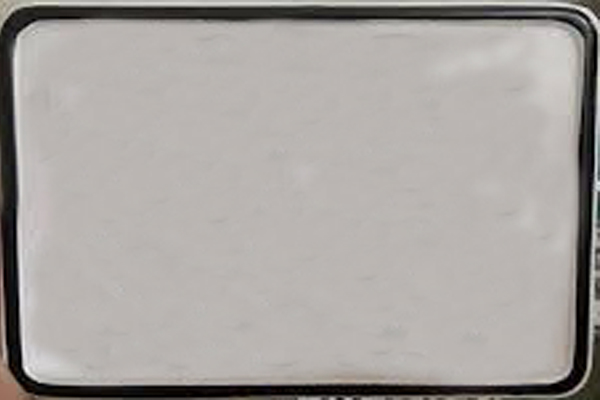
#> input picture background/square_1.jpg, 600 x 400 px; its folder holds only this picture in this run
$ python synthesis_plate.py   (older library calls are emulated)
#> lines starting #> are read from the running program, lines starting #| are printed output that depends on the picture; after the words box and inside, x2 and y2 are one past the last pixel; in counts of white or black regions, pixels touching at a corner belong together
### generate_image.py
from PIL import Image, ImageFont, ImageDraw
import numpy as np

# [18 lines left out: function generate_1lines_image, not called in this run]

def generate_2lines_images(template, bg = 'background/bg2.jpg', margin = 10, size = (480, 400)):
	font = ImageFont.truetype("MyFont-Regular_ver3.otf", 180)
	if type(bg).__name__ == 'str':
		im = Image.open(bg)
	else:
		im = bg
	im = Image.open(bg)
	im = im.resize(size)
	width, height = im.size
	draw = ImageDraw.Draw(im)
	line_1, line_2 = template.split('/')

	textsize1 = font.getsize(line_1)
	textX1 = int((width - textsize1[0]) / 2)
	textY1 = int((height/2 - textsize1[1]) / 2) + margin
	textsize2 = font.getsize(line_2)
	textX2 = int((width - textsize2[0]) / 2)
	textY2 = int(height/2 + (height/2 - textsize2[1]) / 2) - margin/2
	fill = tuple(np.random.randint(20, size=3))

	shadow = tuple(np.random.randint(200, 255, size=3))
	direction = tuple(np.random.randint(-3, 3, size=2))

	# Add drop shadow line 1
	draw.text((textX1 + direction[0], textY1 + direction[1]), line_1, font=font, fill=shadow)
	draw.text((textX1, textY1), line_1, font=font, fill=fill)

	# Add drop shadow line 2
	draw.text((textX2 + direction[0], textY2 + direction[1]), line_2, font=font, fill=shadow)
	draw.text((textX2, textY2), line_2, font=font, fill=fill)

	return im, (textsize1, textsize2)

### aug.py
import random
from PIL import Image
import cv2
import numpy as np

def augmention(img):
	rotate_angle = random.randint(-5, 5)
	if random.random() > 0.7:
		img = img.rotate(rotate_angle)

	if random.random() > 0.4:
		img = np.array(img)
		img = cv2.GaussianBlur(img, (5, 5), 0)
		img = Image.fromarray(img)

	return img

### utils.py
import numpy as np


def nms_fast(boxes, overlapThresh = 0.5):
    # if there are no boxes, return an empty list
    if len(boxes) == 0:
        return []
    boxes = np.array(boxes)
    # if the bounding boxes integers, convert them to floats --
    # this is important since we'll be doing a bunch of divisions
    if boxes.dtype.kind == "i":
        boxes = boxes.astype("float")

    # initialize the list of picked indexes
    pick = []

    # grab the coordinates of the bounding boxes
    x1 = boxes[:, 0]
    y1 = boxes[:, 1]
    x2 = boxes[:, 2]
    y2 = boxes[:, 3]
    area = np.multiply(x2-x1, y2-y1)

    # compute the area of the bounding boxes and sort the bounding
    # boxes by the bottom-right y-coordinate of the bounding box
    area = (x2 - x1 + 1) * (y2 - y1 + 1)
    idxs = np.argsort(area)

    # keep looping while some indexes still remain in the indexes
    # list
    while len(idxs) > 0:
        # grab the last index in the indexes list and add the
        # index value to the list of picked indexes
        last = len(idxs) - 1
        i = idxs[last]
        pick.append(i)

        # find the largest (x, y) coordinates for the start of
        # the bounding box and the smallest (x, y) coordinates
        # for the end of the bounding box
        xx1 = np.maximum(x1[i], x1[idxs[:last]])
        yy1 = np.maximum(y1[i], y1[idxs[:last]])
        xx2 = np.minimum(x2[i], x2[idxs[:last]])
        yy2 = np.minimum(y2[i], y2[idxs[:last]])

        # compute the width and height of the bounding box
        w = np.maximum(0, xx2 - xx1 + 1)
        h = np.maximum(0, yy2 - yy1 + 1)

        # compute the ratio of overlap
        overlap = (w * h) / area[idxs[:last]]

        # delete all indexes from the index list that have
        idxs = np.delete(idxs, np.concatenate(([last],
                                               np.where(overlap > overlapThresh)[0])))

    # return only the bounding boxes that were picked using the
    # integer data type
    return boxes[pick]

def format_boundingbox(boxes, width, height):
	# Convert from topleft bottomright to center, width, height
	w = boxes[:, 2] - boxes[:, 0]
	h = boxes[:, 3] - boxes[:, 1]
	x = (boxes[:, 0] + w/2)/width
	y = (boxes[:, 1] + h/2)/height
	w = w/width
	h = h/height
	x = x.reshape((len(x), 1))
	y = y.reshape((len(y), 1))
	w = w.reshape((len(w), 1))
	h = h.reshape((len(h), 1))
	boxes = np.concatenate([x, y, w, h], axis = 1)
	return boxes

### synthesis_plate.py
import cv2
import glob
import os
import random
from PIL import ImageFont, ImageDraw, Image
import numpy as np
import progressbar
import math
from generate_image import *
from utils import *
from aug import augmention

available_number = ['0', '1', '2', '3', '4', '5', '6', '7', '8', '9']
available_char = ['A', 'B', 'C', 'D', 'E', 'F', 'G', 'H', 'I', 'J', 'K', 'L', 'M', 'N', 'O', 'P', 'Q', 'R', 'S', 'T', 'U', 'V', 'W', 'X', 'Y', 'Z']
available_template = ['NN-CN/NNNN', 'NN-CN/NNN.NN', 'NNC/NNN.NN', 'NNC/NNNN', 'NNC-NNNN', 'NNC-NNN.NN']
available_square_bg = glob.glob('background/square*.jpg')
available_rec_bg = glob.glob('background/rec*.jpg')

total_template = len(available_template)
total_number = len(available_number)
total_char = len(available_char)

visual = False

data = open('classes.txt', 'r').read().strip().split('\n')
#> (reads classes.txt from the repository)
box_label = dict()
for i in range(len(data)):
	box_label[data[i]] = i

assert os.path.exists('classes.txt') == True, 'Not exists file classes.txt, try again !'

# [26 lines left out: functions generate_boundingbox, sort_boxes, not called in this run]

def segment_and_get_boxes(img, sample, textsize, margin = 3):
	if type(textsize[0]).__name__ == 'tuple':
		tmp = list(textsize).copy()
		textsize = list(tmp[0])
		textsize[0] = textsize[0] + tmp[1][0]
	else:
		textsize = list(textsize)
	height, width, _ = img.shape
	gray = cv2.cvtColor(img.copy(), cv2.COLOR_BGR2GRAY)
	_, thresh = cv2.threshold(gray, 127, 255, cv2.THRESH_BINARY_INV)
	_, contours, hier = cv2.findContours(thresh.copy(),cv2.RETR_TREE,cv2.CHAIN_APPROX_SIMPLE)
	list_box = []
	for i in range(len(contours)):
		x, y, w, h = cv2.boundingRect(contours[i])
		x += random.randint(-margin, 0)
		y += random.randint(-margin, 0)
		w += random.randint(0, 2*margin)
		h += random.randint(0, 2*margin)

		if h >= 0.95*textsize[1] and h <= 1.05*textsize[1]:
			list_box.append([x, y, (x+w), (y+h)])
	list_box = nms_fast(list_box)
	list_box = format_boundingbox(list_box, width, height)
	sorted_list_box = sort_boxes(list_box)
	return sorted_list_box


def generate_sample(template):
	count_numb = template.count('N')
	count_char = template.count('C')
	for i in range(count_numb):
		idx_numb = random.randint(0, total_number - 1)
		template = template.replace('N', available_number[idx_numb], 1)
	for i in range(count_char):
		idx_char = random.randint(0, total_char - 1)
		template = template.replace('C', available_char[idx_char], 1)
	return template

def generate_plate(template):
	if '/' in template:
		bg = available_square_bg[random.randint(0, len(available_square_bg) - 1)]
		return generate_2lines_images(template, bg)
	else:
		bg = available_rec_bg[random.randint(0, len(available_rec_bg) - 1)]
		return generate_1lines_image(template, bg)

# [23 lines left out: functions generate_yolo_label, visualize, not called in this run]

if __name__ == '__main__':
	import argparse

	parser = argparse.ArgumentParser(description='Vietnamese Synthesis License Plate.')

	parser.add_argument('--numb', default=1000,
	                   help='Total number of Synthesis images')

	parser.add_argument('--output_dir', default='output',
	                   help='Output directory')

	args = parser.parse_args()
	if not os.path.exists(args.output_dir):
		os.mkdir(args.output_dir)
	err = 0
	for i in progressbar.progressbar(range(int(args.numb))):
		try:
			filename = os.path.join(args.output_dir ,'syn_{}.jpg'.format(i))
			idx = random.randint(0, total_template - 1)
			template = available_template[idx]
			sample = generate_sample(template)
			img, textsize = generate_plate(sample)
#> in generate_2lines_images, im is the input picture: PIL image 600x400 RGB; mean R, G, B 168, 163.8, 160.5
#> in generate_2lines_images, `im = im.resize(size)`:
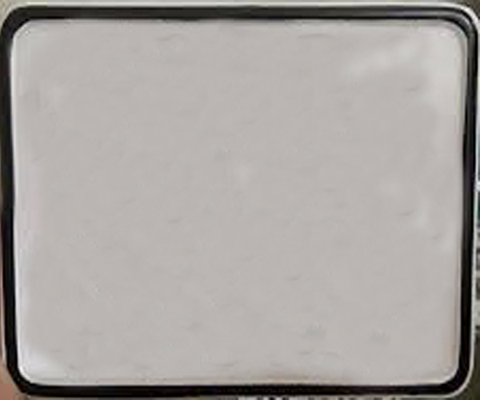
#> im: PIL image 480x400 RGB; mean R, G, B 168, 163.8, 160.5
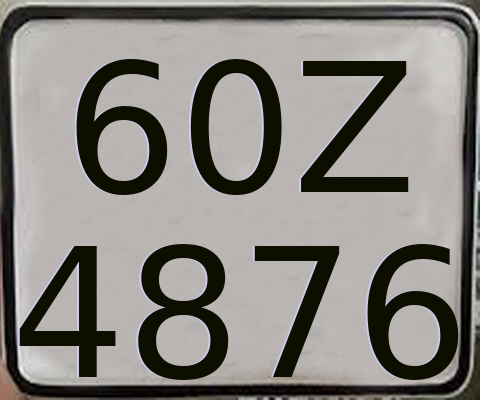
#> img: PIL image 480x400 RGB; mean R, G, B 136.1, 133.4, 128.5
#> textsize = ((352, 171), (458, 171))
			img = augmention(img)
#> in augmention, `img = cv2.GaussianBlur(img, (5, 5), 0)`:
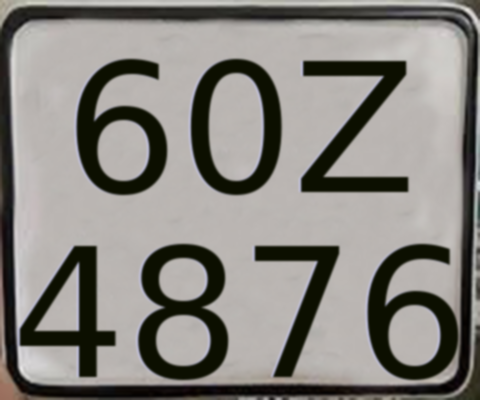
#> img: shape (400, 480, 3); mean of channels 0, 1, 2 136.1, 133.3, 128.5; drawn as R, G, B
			width, height = img.size
#> width = 480; height = 400
			boxes = segment_and_get_boxes(np.array(img), sample, textsize)
#> in segment_and_get_boxes, `tmp = list(textsize).copy()`: tmp = [(352, 171), (458, 171)]
#> in segment_and_get_boxes, `textsize = list(tmp[0])`: textsize = [352, 171]
#> in segment_and_get_boxes, `_, thresh = cv2.threshold(gray, 127, 255, cv2.THRESH_BINARY_INV)`:
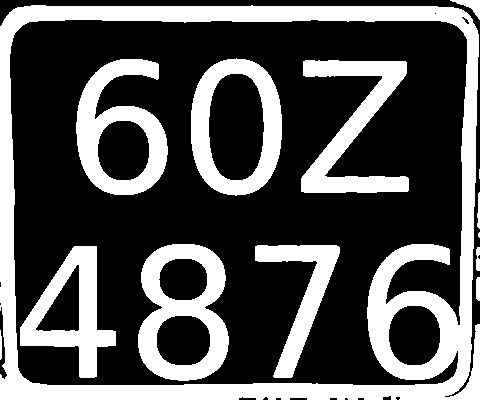
#> thresh: shape (400, 480); 32.6% white; 14 white regions (2 under 20 px)
#> in segment_and_get_boxes, `_, contours, hier = cv2.findContours(thresh.copy(),cv2.RETR_TREE,cv2.C..`: contours = 23 contours, 3 with area under 20; largest, box (x1, y1, x2, y2) and area: (0, 5, 480, 400) 185740, (9, 19, 468, 386) 154854, (191, 58, 282, 196) 10155, (138, 244, 229, 381) 9902, (76, 59, 168, 195) 8052
#> the loop in segment_and_get_boxes, `for i in range(len(contours)):` made 23 passes
#> (x, y, w, h) on passes 1 to 12: (-2, 328, 4, 31), (473, 276, 8, 29), (474, 246, 4, 29), (475, 231, 5, 10), (474, 191, 6, 39), (477, 169, 4, 16), (-1, 2, 486, 399), (385, 302, 58, 67), (9, 16, 463, 370), (19, 244, 101, 134), (32, 262, 49, 69), (253, 243, 91, 137)
#> after the loop in segment_and_get_boxes, `for i in range(len(contours)):`: list_box = []
#> (the run stopped early here; a loop or call above may not have finished)
